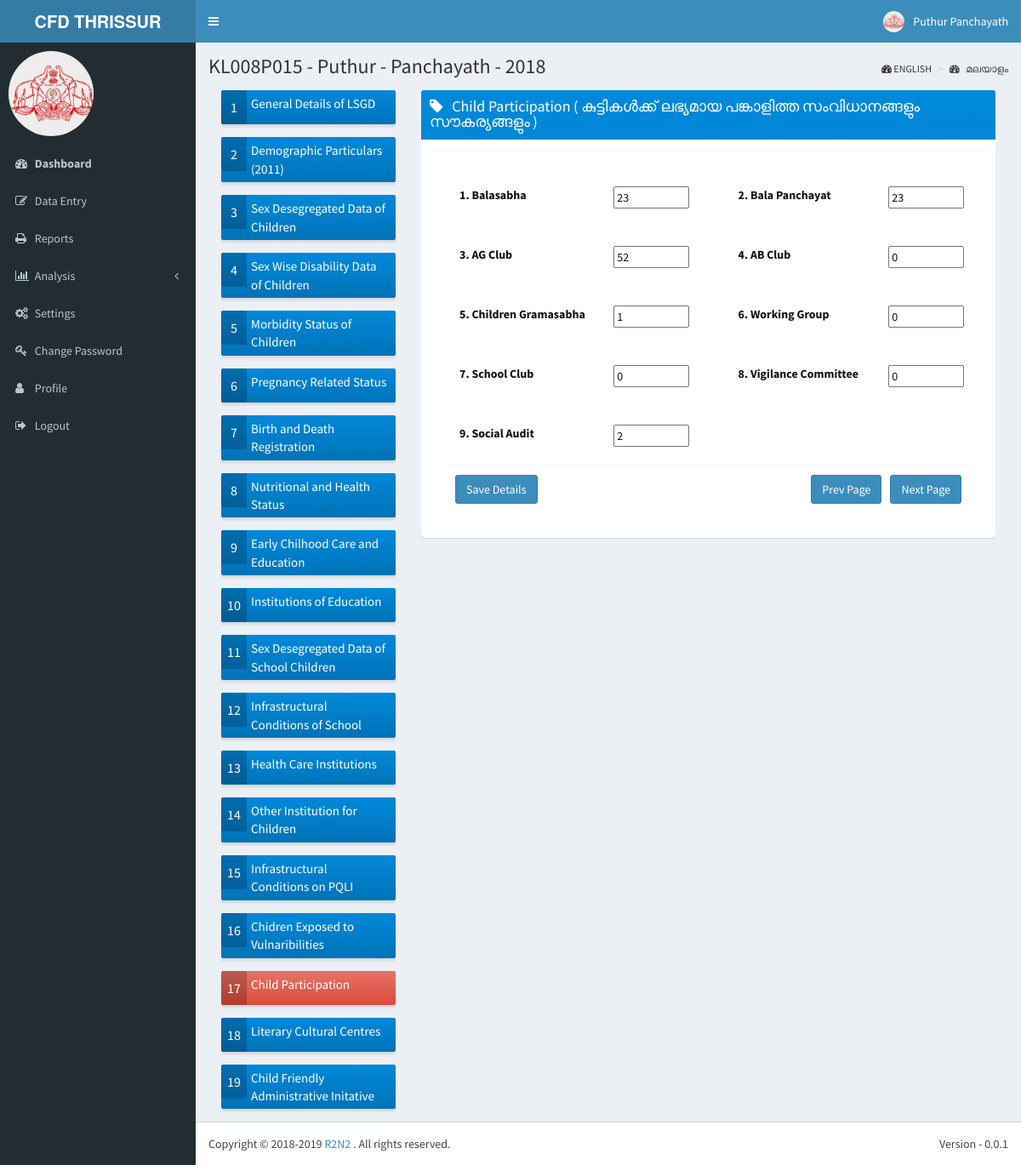
Screenshot of /data/cp/ (signed in) with the database file from the repository.
### lsgd/models.py (models this page shows)
class Lsgd(models.Model):
    lsgd_code = models.CharField(max_length = 15, unique = True, primary_key = True)
    lsgd_name = models.CharField(max_length = 100, unique = True)
    lsgd_type = models.CharField(max_length = 15)
    lsgd_district = models.ForeignKey('District', on_delete = models.SET_NULL, null=True)
    lsgd_taluk = models.ForeignKey('Taluk', on_delete = models.SET_NULL, null = True)
    lsgd_block = models.ForeignKey('Block', on_delete = models.SET_NULL, null = True)
    lsgd_assembly = models.ForeignKey('Assembly', on_delete = models.SET_NULL, null = True)
    lsgd_parliament = models.ForeignKey('Parliament', on_delete = models.SET_NULL, null = True)

### qbnk/models.py (models this page shows)
class QuestionBank(models.Model):
    question_code = models.CharField(max_length = 10, unique = True, primary_key = True)
    question_text = models.CharField(max_length = 500)
    question_text_m = models.CharField(max_length = 500)
    question_type = models.CharField(max_length = 10)
    question_options = models.CharField(max_length = 200, blank=True)

### data/models.py (models this page shows)
class D017(models.Model):
	lsgd_code_and_year = models.CharField(max_length = 20, unique = True, primary_key = True)
	Balasabha = models.IntegerField(null = True)
	Bala_Panchayat = models.IntegerField(null = True)
	AG_Club = models.IntegerField(null = True)
	AB_Club = models.IntegerField(null = True)
	Children_Gramasabha = models.IntegerField(null = True)
	Working_Group = models.IntegerField(null = True)
	School_Club = models.IntegerField(null = True)
	Vigilance_Committee = models.IntegerField(null = True)
	Social_Audit = models.IntegerField(null = True)

### data/views.py (the view)
def cp_page(request):
    data_entry_year = 2018
    current_user = request.user
    lsgd_code = current_user.profile.user_lsgd
    district_code = lsgd_code[:5]
    questions_queryset =  QuestionBank.objects.filter(question_code__startswith = "Q017").values().order_by('question_code')
    lsgd_selected = Lsgd.objects.filter(lsgd_code = lsgd_code)
    reqd_data = lsgd_code + str(data_entry_year)
    current_answerset = D017.objects.filter(lsgd_code_and_year = reqd_data )
    if request.method == 'POST':
        data_form017 = F017(request.POST)
        data017 = D017()
        print(request.POST)
        if data_form017.is_valid():
            data017.lsgd_code_and_year = lsgd_code + str(data_entry_year)
            data017.Balasabha = data_form017.cleaned_data['Balasabha']
            data017.Bala_Panchayat = data_form017.cleaned_data['Bala_Panchayat']
            data017.AG_Club = data_form017.cleaned_data['AG_Club']
            data017.AB_Club = data_form017.cleaned_data['AB_Club']
            data017.Children_Gramasabha = data_form017.cleaned_data['Children_Gramasabha']
            data017.Working_Group = data_form017.cleaned_data['Working_Group']
            data017.School_Club = data_form017.cleaned_data['School_Club']
            data017.Vigilance_Committee = data_form017.cleaned_data['Vigilance_Committee']
            data017.Social_Audit = data_form017.cleaned_data['Social_Audit']
            data017.save()
        else:
            print('Form not valid')
        if 'next_page' in request.POST:
            print("Next page clicked")
            return redirect('/data/lcc/')
        elif 'prev_page' in request.POST:
            print("Prev page clicked")
            return redirect('/data/cetv/')
        else:
            print("Save details clicked")
    else:
        print("Not a POST request")
    if (current_user.profile.user_lang == 0):
        return render(request, 'data/17cp.html', {'questions': questions_queryset, 'lsgd_selected': lsgd_selected, 'data_entry_year': data_entry_year, \
                            'current_user': current_user, 'answers': current_answerset})
    else:
        return render(request, 'data/17cpm.html', {'questions': questions_queryset, 'lsgd_selected': lsgd_selected, 'data_entry_year': data_entry_year, \
                            'current_user': current_user, 'answers': current_answerset})

### data/templates/data/17cp.html (shortened to what this page needs)
{% extends 'r2n2/base.html' %}
{% block userinfo %}
          <li class="dropdown user user-menu">
            <a href="#" class="dropdown-toggle" data-toggle="dropdown">
              <img src="/static/dist/img/user2-160x160.jpg" class="user-image" alt="User Image">
              <span class="hidden-xs">{{ current_user.first_name}} {{ current_user.last_name}}</span>
            </a>
          </li>
{% endblock %}
{% block content_header %}
	<section class="content-header">
	<h1>
		{{ lsgd_selected.0.lsgd_code }} -
        {{ lsgd_selected.0.lsgd_name }} -
        {{ lsgd_selected.0.lsgd_type }} -
		{{ data_entry_year }}
    </h1>
	<ol class="breadcrumb">
        <li><i class="fa fa-dashboard"></i> ENGLISH</li>
        <li><a href="#"><i class="fa fa-dashboard"></i> മലയാളം </a></li>
     </ol>
    </section>
{% endblock %}
{% block content %}
<section class="content">
<section class="col-lg-3 col-md-3">
<div class="row">
  <div class="col-md-12 col-sm-6 col-xs-12">
    <a href=""> <div class="info-box bg-blue-gradient">
      <span class="info-box-icon">1</span>
      <div class="info-box-content">
        <span class="info-box-number">General Details of LSGD </span>
      </div>
    </div>
  </div></a>
</div>
<div class="row">
  <div class="col-md-12 col-sm-6 col-xs-12">
    <a href="/data/demp"> <div class="info-box bg-blue-gradient">
      <span class="info-box-icon">2</span>
      <div class="info-box-content">
        <span class="info-box-number">Demographic Particulars (2011) </span>
      </div>
    </div>
  </div></a>
</div>
<div class="row">
  <div class="col-md-12 col-sm-6 col-xs-12">
    <a href="/data/sddc/"> <div class="info-box bg-blue-gradient">
      <span class="info-box-icon">3</span>
      <div class="info-box-content">
        <span class="info-box-number">Sex Desegregated Data of Children</span>
      </div>
    </div>
  </div></a>
</div>
<div class="row">
  <div class="col-md-12 col-sm-6 col-xs-12">
    <a href="/data/swdd/"> <div class="info-box bg-blue-gradient">
      <span class="info-box-icon">4</span>
      <div class="info-box-content">
        <span class="info-box-number">Sex Wise Disability Data of Children </span>
      </div>
    </div>
  </div></a>
</div>
<div class="row">
  <div class="col-md-12 col-sm-6 col-xs-12">
    <a href="/data/msc/"> <div class="info-box bg-blue-gradient">
      <span class="info-box-icon">5</span>
      <div class="info-box-content">
        <span class="info-box-number">Morbidity Status of Children </span>
      </div>
    </div>
  </div></a>
</div>
<div class="row">
  <div class="col-md-12 col-sm-6 col-xs-12">
    <a href="/data/prs/"> <div class="info-box bg-blue-gradient">
      <span class="info-box-icon">6</span>
      <div class="info-box-content">
        <span class="info-box-number">Pregnancy Related Status</span>
      </div>
    </div>
  </div></a>
</div>
<div class="row">
  <div class="col-md-12 col-sm-6 col-xs-12">
    <a href="/data/bdr/"> <div class="info-box bg-blue-gradient">
      <span class="info-box-icon">7</span>
      <div class="info-box-content">
        <span class="info-box-number">Birth and Death Registration </span>
      </div>
    </div>
  </div></a>
</div>
<div class="row">
  <div class="col-md-12 col-sm-6 col-xs-12">
    <a href="/data/nhs/"> <div class="info-box bg-blue-gradient">
      <span class="info-box-icon">8</span>
      <div class="info-box-content">
        <span class="info-box-number">Nutritional and Health Status </span>
      </div>
    </div>
  </div></a>
</div>
<div class="row">
  <div class="col-md-12 col-sm-6 col-xs-12">
    <a href="/data/ecce/"> <div class="info-box bg-blue-gradient">
      <span class="info-box-icon">9</span>
      <div class="info-box-content">
        <span class="info-box-number">Early Chilhood Care and Education</span>
      </div>
    </div>
  </div></a>
</div>
<div class="row">
  <div class="col-md-12 col-sm-6 col-xs-12">
    <a href="/data/ioe/"> <div class="info-box bg-blue-gradient">
      <span class="info-box-icon">10</span>
      <div class="info-box-content">
        <span class="info-box-number">Institutions of Education</span>
      </div>
    </div>
  </div></a>
</div>
<div class="row">
  <div class="col-md-12 col-sm-6 col-xs-12">
    <a href="/data/sddosc/"> <div class="info-box bg-blue-gradient">
      <span class="info-box-icon">11</span>
      <div class="info-box-content">
        <span class="info-box-number">Sex Desegregated Data of School Children</span>
      </div>
    </div>
  </div></a>
</div>
<div class="row">
  <div class="col-md-12 col-sm-6 col-xs-12">
    <a href="/data/icop/"> <div class="info-box bg-blue-gradient">
      <span class="info-box-icon">12</span>
      <div class="info-box-content">
        <span class="info-box-number">Infrastructural Conditions of School</span>
      </div>
    </div>
  </div></a>
</div>
<div class="row">
  <div class="col-md-12 col-sm-6 col-xs-12">
    <a href="/data/hci/"> <div class="info-box bg-blue-gradient">
      <span class="info-box-icon">13</span>
      <div class="info-box-content">
        <span class="info-box-number">Health Care Institutions</span>
      </div>
    </div>
  </div></a>
</div>
<div class="row">
  <div class="col-md-12 col-sm-6 col-xs-12">
    <a href="/data/oifc/"> <div class="info-box bg-blue-gradient">
      <span class="info-box-icon">14</span>
      <div class="info-box-content">
        <span class="info-box-number">Other  Institution for Children</span>
      </div>
    </div>
  </div></a>
</div>
<div class="row">
  <div class="col-md-12 col-sm-6 col-xs-12">
    <a href="/data/icop/"> <div class="info-box bg-blue-gradient">
      <span class="info-box-icon">15</span>
      <div class="info-box-content">
        <span class="info-box-number">Infrastructural Conditions on PQLI</span>
      </div>
    </div>
  </div></a>
</div>
<div class="row">
  <div class="col-md-12 col-sm-6 col-xs-12">
    <a href="/data/cetv/"> <div class="info-box bg-blue-gradient">
      <span class="info-box-icon">16</span>
      <div class="info-box-content">
        <span class="info-box-number">Chidren Exposed to Vulnaribilities</span>
      </div>
    </div>
  </div></a>
</div>
<div class="row">
  <div class="col-md-12 col-sm-6 col-xs-12">
    <a href="#"> <div class="info-box bg-red-gradient">
      <span class="info-box-icon">17</span>
      <div class="info-box-content">
        <span class="info-box-number">Child Participation</span>
      </div>
    </div>
  </div></a>
</div>
<div class="row">
  <div class="col-md-12 col-sm-6 col-xs-12">
    <a href="/data/lcc/"> <div class="info-box bg-blue-gradient">
      <span class="info-box-icon">18</span>
      <div class="info-box-content">
        <span class="info-box-number">Literary Cultural Centres</span>
      </div>
    </div>
  </div></a>
</div>
<div class="row">
  <div class="col-md-12 col-sm-6 col-xs-12">
    <a href="/data/cfai/"> <div class="info-box bg-blue-gradient">
      <span class="info-box-icon">19</span>
      <div class="info-box-content">
        <span class="info-box-number">Child Friendly Administrative Initative</span>
      </div>
    </div>
  </div></a>
</div>
</section>
<section class="col-lg-9 col-md-9">
          <div class="box box-solid bg-blue-gradient">
            <div class="box-header with-border">
              <h3 class="box-title"><i class="fa fa-tag"></i> &nbsp; Child Participation ( കുട്ടികള്‍ക്ക്  ലഭ്യമായ പങ്കാളിത്ത സംവിധാനങ്ങളും സൗകര്യങ്ങളും   )</h3>
			</div>
			<div class="box-footer text-black">
			<form class="form-horizontal" method="post">
      <div class="box-footer text-black">
      <div class="box-body">
			<table border=0px width=100%>
                    <tr height=70px><td>
                            <label for="Balasabha" class="col-sm-8">1. {{ questions.0.question_text }}</label>
                            <input id="Balasabha" name="Balasabha" type="text" size="7" value="{{ answers.0.Balasabha}}"></td>
                            <td> <label for="inputEmail3" class="col-sm-8"></label> </td>
                            <td><label for="Bala_Panchayat" class="col-sm-8">2. {{ questions.1.question_text }}</label>
                            <input id="Bala_Panchayat" name="Bala_Panchayat" type="text" size="7" value="{{ answers.0.Bala_Panchayat}}"></td></td></tr>
                            <tr height=70px><td>
                            <label for="AG_Club" class="col-sm-8">3. {{ questions.2.question_text }}</label>
                            <input id="AG_Club" name="AG_Club" type="text" size="7" value="{{ answers.0.AG_Club}}"></td>
                            <td> <label for="inputEmail3" class="col-sm-8"></label> </td>
                            <td><label for="AB_Club" class="col-sm-8">4. {{ questions.3.question_text }}</label>
                            <input id="AB_Club" name="AB_Club" type="text" size="7" value="{{ answers.0.AB_Club}}"></td></td></tr>
                            <tr height=70px><td>
                            <label for="Children_Gramasabha" class="col-sm-8">5. {{ questions.4.question_text }}</label>
                            <input id="Children_Gramasabha" name="Children_Gramasabha" type="text" size="7" value="{{ answers.0.Children_Gramasabha}}"></td>
                            <td> <label for="inputEmail3" class="col-sm-8"></label> </td>
                            <td><label for="Working_Group" class="col-sm-8">6. {{ questions.5.question_text }}</label>
                            <input id="Working_Group" name="Working_Group" type="text" size="7" value="{{ answers.0.Working_Group}}"></td></td></tr>
                            <tr height=70px><td>
                            <label for="School_Club" class="col-sm-8">7. {{ questions.6.question_text }}</label>
                            <input id="School_Club" name="School_Club" type="text" size="7" value="{{ answers.0.School_Club}}"></td>
                            <td> <label for="inputEmail3" class="col-sm-8"></label> </td>
                            <td><label for="Vigilance_Committee" class="col-sm-8">8. {{ questions.7.question_text }}</label>
                            <input id="Vigilance_Committee" name="Vigilance_Committee" type="text" size="7" value="{{ answers.0.Vigilance_Committee}}"></td></td></tr>
                            <tr height=70px><td>
                            <label for="Social_Audit" class="col-sm-8">9. {{ questions.8.question_text }}</label>
                            <input id="Social_Audit" name="Social_Audit" type="text" size="7" value="{{ answers.0.Social_Audit}}"></td>
                            <td> <label for="inputEmail3" class="col-sm-8"></label> </td>
                </table>
      <div class="box-footer">
        <button type="submit" name="save_details" class="btn btn-primary">Save Details</button>
        <button type="submit" name="next_page" class="btn btn-primary pull-right">Next Page </button>
  <button type="submit" name="prev_page" style='margin-right:10px' class="btn btn-primary pull-right">Prev Page </button>
      </div>
		    </div>
            </form>
          </div>
		  </div>
</section>
</section>
{% endblock %}

### rows the page displays
Lsgd: lsgd_code "KL008P015", lsgd_name "Puthur", lsgd_type "Panchayath"
QuestionBank: question_text "Balasabha"
D017: Balasabha "23", Bala_Panchayat "23", AG_Club "52", AB_Club "0", Children_Gramasabha "1", Working_Group "0", School_Club "0", Vigilance_Committee "0", Social_Audit "2"
QuestionBank: question_text "Bala Panchayat"
QuestionBank: question_text "AG Club"
QuestionBank: question_text "AB Club"
QuestionBank: question_text "Children Gramasabha"
QuestionBank: question_text "Working Group"
QuestionBank: question_text "School Club"
QuestionBank: question_text "Vigilance Committee"
QuestionBank: question_text "Social Audit"

### other values shown
{{ current_user.first_name }} "Puthur"
{{ current_user.last_name }} "Panchayath"
{{ data_entry_year }} "2018"
